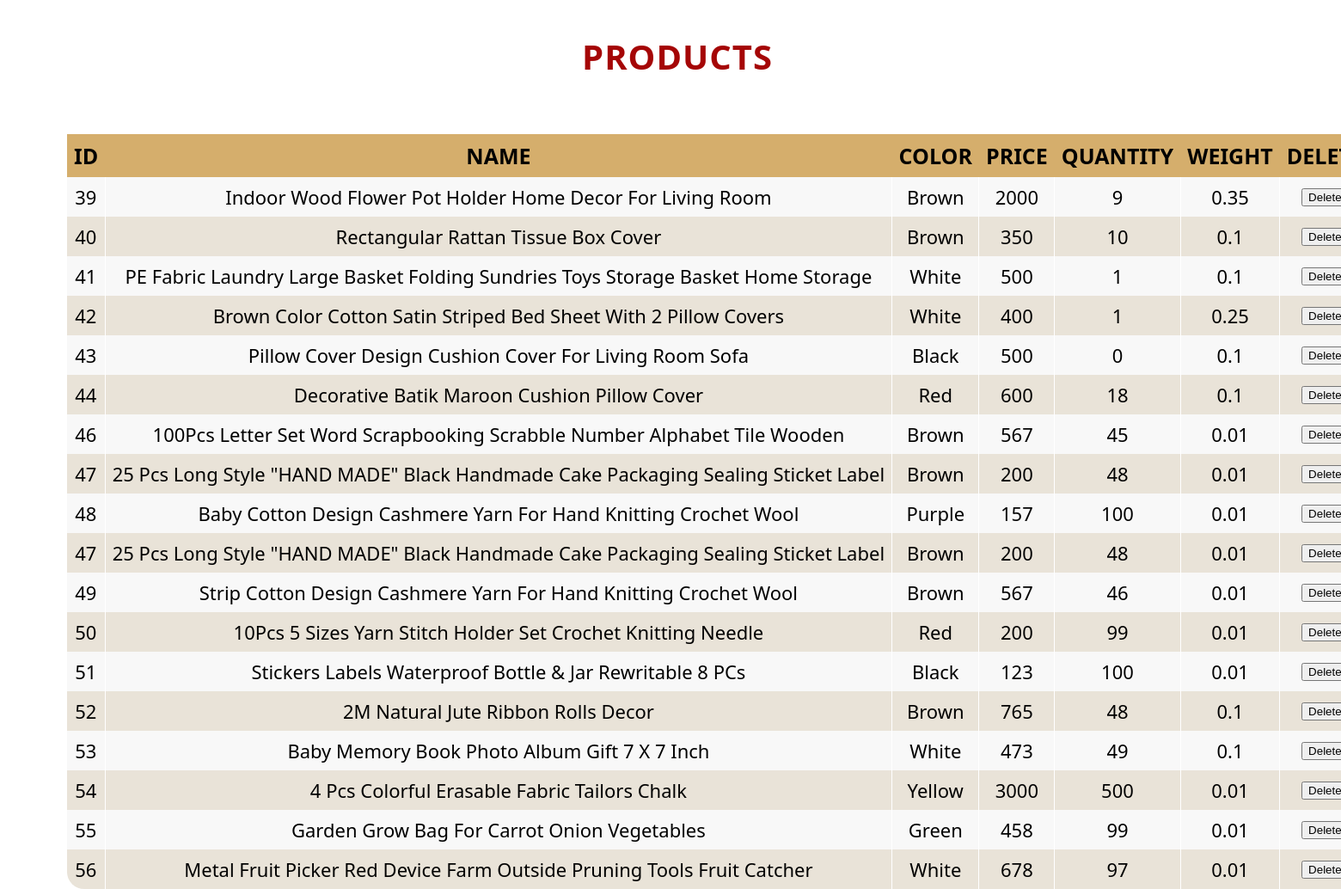
Screenshot of /Praveen/admin/productA.php with the database file from the repository.
### tables this page shows
CREATE TABLE `producta` (
  `p_id` int(10) NOT NULL,
  `p_name` text NOT NULL,
  `p_cat` varchar(20) NOT NULL,
  `p_weight` float NOT NULL,
  `p_color` varchar(10) NOT NULL,
  `p_price` float NOT NULL,
  `p_quantity` int(5) NOT NULL,
  `p_des` text NOT NULL,
  `p_path1` text NOT NULL,
  `s_id` int(10) NOT NULL
);

### Praveen/admin/productA.php (the view, shortened to what this page needs)
<h2>PRODUCTS</h2>
 <link rel="stylesheet" href="posttable.css">
<div class="table-wrapper">
    <table class="fl-table">
        <thead>
        <tr>
            <th>ID</th>
            <th>NAME</th>
            <th>COLOR</th>
            <th>PRICE</th>
            <th>QUANTITY</th>
            <th>WEIGHT</th>
            <th>DELETE</th>
        </tr>
        </thead>
        <tbody>
        <tr>
<?php require_once("ImConnect.php") ?>
<?php
 $sql ="SELECT p_id, p_name,p_color,p_price,p_quantity,p_weight FROM producta";
$result =mysqli_query($connection,$sql);
 if($result){
 while ($row = $result-> fetch_assoc()){
    echo"<tr><td>".$row["p_id"]."</td>";
    echo"<td>".$row["p_name"]."</td>";
    echo"<td>".$row["p_color"]."</td>";
    echo"<td>".$row["p_price"]."</td>";
    echo"<td>".$row["p_quantity"]."</td>";
    echo"<td>".$row["p_weight"]."</td>";
      echo'<td><button  onclick="myFunction('. $row["p_id"]. ')" >Delete</button>'."</td></tr>";
 }
 echo "</table>";
}
else{
    echo "0 result";
}
 ?>
</div>

### Praveen/admin/posttable.css (style rules this page uses)
h2 { text-align: center; font-size: 40px; text-transform: uppercase; font-family: "Segoe UI Light","Segoe UI","Segoe",Tahoma,Helvetica,Arial,sans-serif; letter-spacing: 1px; color: rgb(165, 6, 6); padding: 30px 0; }
.table-wrapper { margin: 10px 70px 70px; }
.fl-table { border-radius: 20px; font-size: 25px; font-weight: normal; border: none; border-collapse: collapse; width: 100%; max-width: 100%; white-space: nowrap; background-color: #E9E3D8 ; }
.fl-table td, .fl-table th { text-align: center; padding: 8px; }
.fl-table td { border-right: 1px solid #ffffff; font-size: 22px; }
.fl-table thead th { color: #000000; background: #D5AE6C ; }
.fl-table thead th:nth-child(odd) { color: #000000; background: #D5AE6C; }
.fl-table tr:nth-child(even) { background: #F8F8F8; }

### rows the page displays
producta: p "39", p_name "Indoor Wood Flower Pot Holder Home Decor For Living Room", p_color "Brown", p_price "2000", p_quantity "9", p_weight "0.35"
producta: p "40", p_name "Rectangular Rattan Tissue Box Cover", p_color "Brown", p_price "350", p_quantity "10", p_weight "0.1"
producta: p "41", p_name "PE Fabric Laundry Large Basket Folding Sundries Toys Storage Basket Home Storage", p_color "White", p_price "500", p_quantity "1", p_weight "0.1"
producta: p "42", p_name "Brown Color Cotton Satin Striped Bed Sheet With 2 Pillow Covers", p_color "White", p_price "400", p_quantity "1", p_weight "0.25"
producta: p "43", p_name "Pillow Cover Design Cushion Cover For Living Room Sofa", p_color "Black", p_price "500", p_quantity "0", p_weight "0.1"
producta: p "44", p_name "Decorative Batik Maroon Cushion Pillow Cover", p_color "Red", p_price "600", p_quantity "18", p_weight "0.1"
producta: p "46", p_name "100Pcs Letter Set Word Scrapbooking Scrabble Number Alphabet Tile Wooden", p_color "Brown", p_price "567", p_quantity "45", p_weight "0.01"
producta: p "47", p_name "25 Pcs Long Style \"HAND MADE\" Black Handmade Cake Packaging Sealing Sticket Label", p_color "Brown", p_price "200", p_quantity "48", p_weight "0.01"
producta: p "48", p_name "Baby Cotton Design Cashmere Yarn For Hand Knitting Crochet Wool", p_color "Purple", p_price "157", p_quantity "100", p_weight "0.01"
producta: p "47", p_name "25 Pcs Long Style \"HAND MADE\" Black Handmade Cake Packaging Sealing Sticket Label", p_color "Brown", p_price "200", p_quantity "48", p_weight "0.01"
producta: p "49", p_name "Strip Cotton Design Cashmere Yarn For Hand Knitting Crochet Wool", p_color "Brown", p_price "567", p_quantity "46", p_weight "0.01"
producta: p "50", p_name "10Pcs 5 Sizes Yarn Stitch Holder Set Crochet Knitting Needle", p_color "Red", p_price "200", p_quantity "99", p_weight "0.01"
producta: p "51", p_name "Stickers Labels Waterproof Bottle & Jar Rewritable 8 PCs", p_color "Black", p_price "123", p_quantity "100", p_weight "0.01"
producta: p "52", p_name "2M Natural Jute Ribbon Rolls Decor", p_color "Brown", p_price "765", p_quantity "48", p_weight "0.1"
producta: p "53", p_name "Baby Memory Book Photo Album Gift 7 X 7 Inch", p_color "White", p_price "473", p_quantity "49", p_weight "0.1"
producta: p "54", p_name "4 Pcs Colorful Erasable Fabric Tailors Chalk", p_color "Yellow", p_price "3000", p_quantity "500", p_weight "0.01"
producta: p "55", p_name "Garden Grow Bag For Carrot Onion Vegetables", p_color "Green", p_price "458", p_quantity "99", p_weight "0.01"
producta: p "56", p_name "Metal Fruit Picker Red Device Farm Outside Pruning Tools Fruit Catcher", p_color "White", p_price "678", p_quantity "97", p_weight "0.01"
